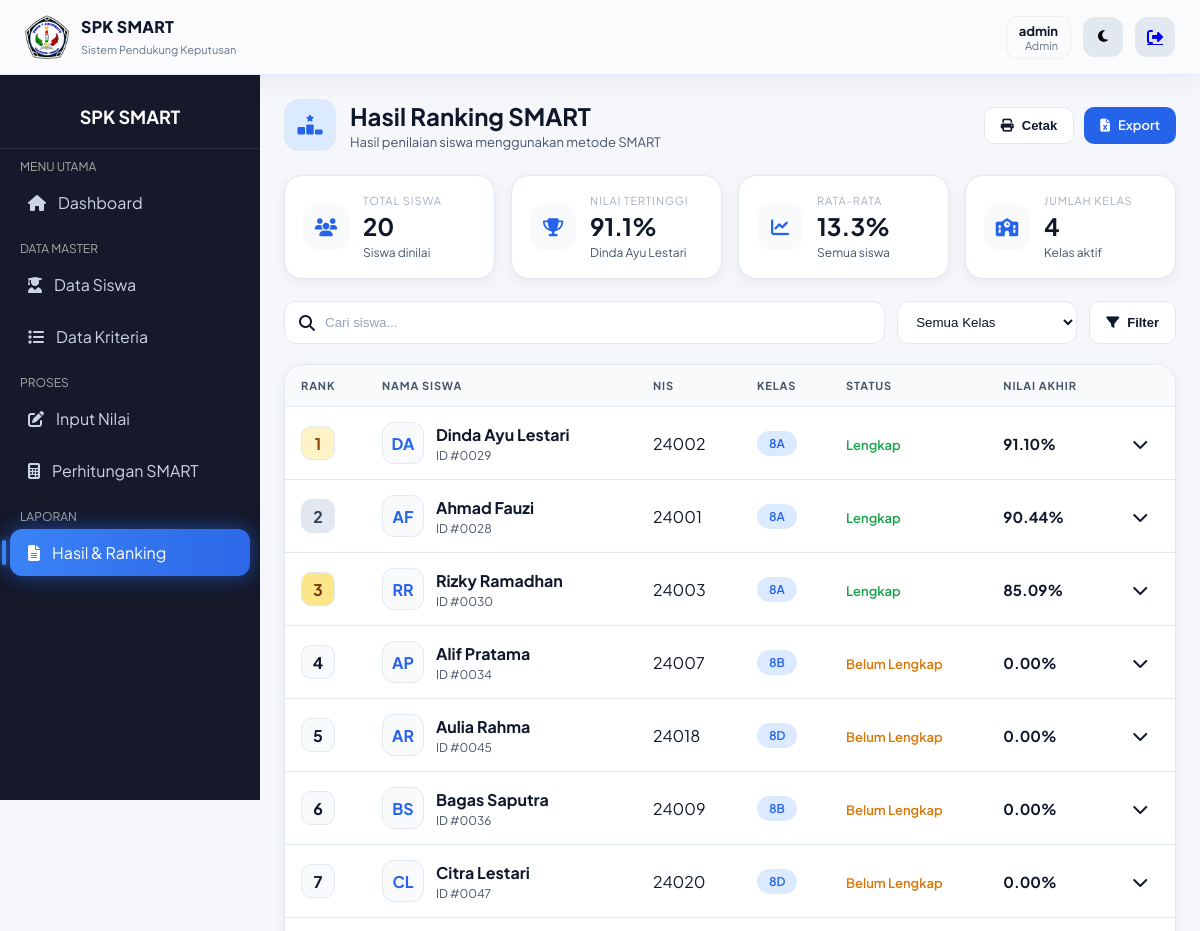
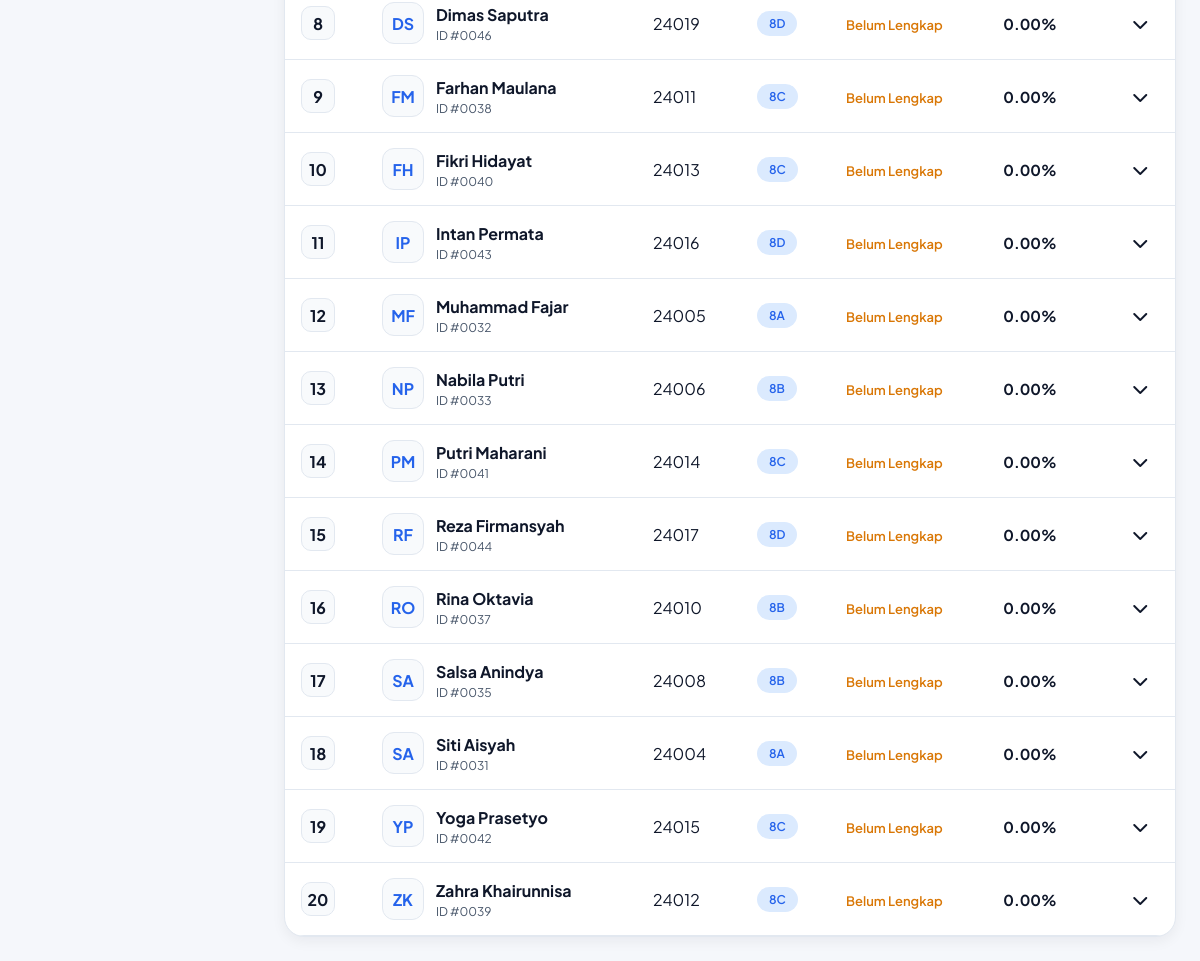
The app's page /hasil.php (signed in) with its own data (2 pictures, top to bottom).
### tables this page shows
CREATE TABLE `siswa` (
  `id_siswa` int(11) NOT NULL,
  `nis` varchar(20) DEFAULT NULL,
  `nama_siswa` varchar(100) NOT NULL,
  `kelas` varchar(10) NOT NULL
);

### hasil.php (the view, shortened to what this page needs)
<?php
require_once 'config/database.php';
$filter_kelas = $_GET['kelas'] ?? '';
$search       = trim($_GET['q'] ?? '');
$sort_asc     = isset($_GET['sort']) && $_GET['sort'] === 'asc';
$whereKelas = $filter_kelas
    ? "WHERE s.kelas = " . $pdo->quote($filter_kelas)
    : "";
$siswaRows = $pdo->query("
    SELECT s.id_siswa, s.nis, s.nama_siswa, s.kelas
    FROM siswa s
    $whereKelas
    ORDER BY s.nama_siswa ASC
")->fetchAll(PDO::FETCH_ASSOC);
$kriteria = $pdo->query("
    SELECT *
    FROM kriteria
    ORDER BY bobot DESC
")->fetchAll(PDO::FETCH_ASSOC);
$bobot    = [];
foreach ($kriteria as $k) {
    $bobot[$k['kode']]    = (float)$k['bobot'];
}
$maxVal = [];
foreach ($kriteria as $k) {
    $st = $pdo->prepare("SELECT MAX(nilai) FROM nilai WHERE kode_kriteria=?");
    $st->execute([$k['kode']]);
    $maxVal[$k['kode']] = (float)($st->fetchColumn() ?: 1);
}
$hasil = [];
foreach ($siswaRows as $s) {
    $st = $pdo->prepare("SELECT * FROM nilai WHERE id_siswa=?");
    $st->execute([$s['id_siswa']]);
    $nilais = $st->fetchAll(PDO::FETCH_ASSOC);
    $total  = 0;
    $detail = [];
    foreach ($nilais as $n) {
        $kode   = $n['kode_kriteria'];
        $nilai  = (float)$n['nilai'];
        $normal = $nilai / $maxVal[$kode];
        $hasilKriteria = $normal * ($bobot[$kode] ?? 0);
        $detail[$kode] = [
            'nilai'  => $nilai,
            'normal' => $normal,
            'hasil'  => $hasilKriteria
        ];
        $total += $hasilKriteria;
    }
    $hasil[] = [
        'id'      => $s['id_siswa'],
        'nis'     => $s['nis'],
        'nama'    => $s['nama_siswa'],
        'kelas'   => $s['kelas'],
        'total'   => $total,
        'detail'  => $detail,
        'lengkap' => count($detail) === count($kriteria)
    ];
}
usort($hasil, fn($a,$b) => $sort_asc
    ? $a['total'] <=> $b['total']
    : $b['total'] <=> $a['total']
);
$scores   = array_column($hasil, 'total');
$maxScore = $scores ? max($scores)                        : 0;
$avgScore = $scores ? array_sum($scores) / count($scores) : 0;
function inisial($nama)
{
    $w = explode(' ', trim($nama));
    return strtoupper(
        substr($w[0], 0, 1) .
        (isset($w[1]) ? substr($w[1], 0, 1) : '')
    );
}
?>
<!DOCTYPE html>
<html lang="id">
<head>
<link rel="stylesheet" href="assets/style.css">
<link rel="stylesheet" href="https://cdnjs.cloudflare.com/ajax/libs/font-awesome/6.4.0/css/all.min.css">
</head>
<body>
<?php include 'layout/header.php'; ?>
<?php include 'layout/sidebar.php'; ?>
<main class="main-content">
    <div class="page-header">
        <div class="ph-left">
            <div class="ph-icon"><i class="fas fa-ranking-star"></i></div>
            <div>
                <div class="ph-title">Hasil Ranking SMART</div>
                <div class="ph-sub">Hasil penilaian siswa menggunakan metode SMART</div>
            </div>
        </div>
        <div class="btn-group">
            <button onclick="window.print()" class="btn">
                <i class="fas fa-print"></i>
                Cetak
            </button>
            <a href="#" class="btn btn-primary">
                <i class="fas fa-file-excel"></i>
                Export
            </a>
        </div>
    </div>
    <div class="stats-row">
        <div class="stat">
            <div class="si"><i class="fas fa-users"></i></div>
            <div>
                <div class="stat-label">Total Siswa</div>
                <div class="stat-val"><?= count($hasil) ?></div>
                <div class="stat-desc">Siswa dinilai</div>
            </div>
        </div>
        <div class="stat">
            <div class="si"><i class="fas fa-trophy"></i></div>
            <div>
                <div class="stat-label">Nilai Tertinggi</div>
                <div class="stat-val"><?= number_format($maxScore*100,1) ?>%</div>
                <div class="stat-desc"><?= htmlspecialchars($hasil[0]['nama'] ?? '-') ?></div>
            </div>
        </div>
        <div class="stat">
            <div class="si"><i class="fas fa-chart-line"></i></div>
            <div>
                <div class="stat-label">Rata-rata</div>
                <div class="stat-val"><?= number_format($avgScore*100,1) ?>%</div>
                <div class="stat-desc">Semua siswa</div>
            </div>
        </div>
        <div class="stat">
            <div class="si"><i class="fas fa-school"></i></div>
            <div>
                <div class="stat-label">Jumlah Kelas</div>
                <div class="stat-val"><?= count(array_unique(array_column($hasil,'kelas'))) ?></div>
                <div class="stat-desc">Kelas aktif</div>
            </div>
        </div>
    </div>
    <form method="GET" class="toolbar">
        <div class="search-box">
            <i class="fas fa-search"></i>
            <input type="text" name="q" placeholder="Cari siswa..."
                   value="<?= htmlspecialchars($search) ?>">
        </div>
        <select name="kelas" class="sel">
            <option value="">Semua Kelas</option>
        </select>
        <button class="btn"><i class="fas fa-filter"></i> Filter</button>
    </form>
    <div class="table-card">
        <div class="tbl-scroll">
            <table>
                <thead>
                    <tr>
                        <th>Rank</th>
                        <th>Nama Siswa</th>
                        <th>NIS</th>
                        <th>Kelas</th>
                        <th>Status</th>
                        <th>Nilai Akhir</th>
                        <th></th>
                    </tr>
                </thead>
                <tbody>
                <?php foreach ($hasil as $i => $h):
                    $rank  = $i + 1;
                    $rbCls = $rank==1 ? 'rb1' : ($rank==2 ? 'rb2' : ($rank==3 ? 'rb3' : 'rbx'));
                ?>
                <tr onclick="toggleDetail(<?= $i ?>)" style="cursor:pointer;">
                    <td>
                        <div class="rank-badge <?= $rbCls ?>"><?= $rank ?></div>
                    </td>
                    <td>
                        <div class="name-cell">
                            <div class="avatar"><?= inisial($h['nama']) ?></div>
                            <div>
                                <div class="name-main"><?= htmlspecialchars($h['nama']) ?></div>
                                <div class="name-id">ID #<?= str_pad($h['id'],4,'0',STR_PAD_LEFT) ?></div>
                            </div>
                        </div>
                    </td>
                    <td><?= htmlspecialchars($h['nis']) ?></td>
                    <td><span class="kelas-pill"><?= htmlspecialchars($h['kelas']) ?></span></td>
                    <td>
                        <?php if ($h['lengkap']): ?>
                            <span class="status-ok">Lengkap</span>
                        <?php else: ?>
                            <span class="status-no">Belum Lengkap</span>
                        <?php endif; ?>
                    </td>
                    <td><div class="score"><?= number_format($h['total']*100,2) ?>%</div></td>
                    <td><i class="fas fa-chevron-down"></i></td>
                </tr>
                <?php endforeach; ?>
                </tbody>
            </table>
        </div>
    </div>
</main>
</body>
</html>

### header.php
<header class="header">
    <div class="header-left">
        <div class="logo-box">
            <img src="assets/images/logosmpn.png" class="logo-img" alt="logo">
            <div>
                <h1 class="logo-title">SPK SMART</h1>
                <small class="logo-sub">Sistem Pendukung Keputusan</small>
            </div>
        </div>
    </div>
    <div class="user-info">
        <div class="user-profile">
            <div class="username">
                <?= htmlspecialchars($_SESSION['username']); ?>
            </div>
            <div class="role">
                <?= ucfirst($_SESSION['role']); ?>
            </div>
        </div>
        <button id="theme-toggle" class="icon-btn" title="Dark Mode">
            <i class="fas fa-moon"></i>
        </button>
        <a href="logout.php" class="icon-btn danger" title="Logout">
            <i class="fas fa-right-from-bracket"></i>
        </a>
    </div>
</header>

### sidebar.php (shortened to what this page needs)
<?php
$current = basename($_SERVER['PHP_SELF']);
$role = $_SESSION['role'];
?>
<div class="sidebar">
    <div style="padding: 20px; text-align:center; color:white; border-bottom:1px solid rgba(255,255,255,0.1);">
        <h2 style="font-size:18px;">SPK SMART</h2>
    </div>
    <ul>
        <li style="margin-top:10px; padding-left:20px; color:#aaa; font-size:12px;">
            MENU UTAMA
        </li>
        <li>
            <a href="dashboard.php" class="<?= $current=='dashboard.php' ? 'active' : '' ?>">
                <i class="fas fa-home"></i> Dashboard
            </a>
        </li>
        <?php if ($role == 'admin' || $role == 'guru'): ?>
        <li style="margin-top:15px; padding-left:20px; color:#aaa; font-size:12px;">
            DATA MASTER
        </li>
        <?php if ($role == 'admin'): ?>
        <li>
            <a href="siswa.php" class="<?= $current=='siswa.php' ? 'active' : '' ?>">
                <i class="fas fa-user-graduate"></i> Data Siswa
            </a>
        </li>
        <?php endif; ?>
        <li>
            <a href="kriteria.php" class="<?= $current=='kriteria.php' ? 'active' : '' ?>">
                <i class="fas fa-list"></i> Data Kriteria
            </a>
        </li>
        <li style="margin-top:15px; padding-left:20px; color:#aaa; font-size:12px;">
            PROSES
        </li>
        <li>
            <a href="penilaian.php" class="<?= $current=='penilaian.php' ? 'active' : '' ?>">
                <i class="fas fa-edit"></i> Input Nilai
            </a>
        </li>
        <li>
            <a href="perhitungan.php" class="<?= $current=='perhitungan.php' ? 'active' : '' ?>">
                <i class="fas fa-calculator"></i> Perhitungan SMART
            </a>
        </li>
        <?php endif; ?>
        <li style="margin-top:15px; padding-left:20px; color:#aaa; font-size:12px;">
            LAPORAN
        </li>
        <li>
            <a href="hasil.php" class="<?= $current=='hasil.php' ? 'active' : '' ?>">
                <i class="fas fa-file-alt"></i> Hasil & Ranking
            </a>
        </li>
    </ul>
</div>

### style.css (style rules this page uses)
* { margin:0; padding:0; box-sizing:border-box; }
body { font-family:'Inter',sans-serif; background:#f1f5f9; color:#0f172a; transition:0.3s ease; }
html { scroll-behavior:smooth; }
.header { height:75px; padding:0 25px; display:flex; justify-content:space-between; align-items:center; position:fixed; top:0; left:0; right:0; background:rgba(255,255,255,0.55); backdrop-filter:blur(16px); border-bottom:1px solid rgba(37,99,235,0.12); box-shadow:0 6px 25px rgba(0,0,0,0.05); z-index:1000; }
.logo-box { display:flex; align-items:center; gap:12px; }
.logo-img { width:44px; height:44px; border-radius:12px; }
.logo-title { font-size:16px; font-weight:800; letter-spacing:0.3px; }
.logo-sub { font-size:11px; color:#64748b; }
.user-info { display:flex; align-items:center; gap:12px; }
.user-profile { text-align:right; padding:6px 12px; border-radius:12px; background:rgba(248,250,252,0.8); border:1px solid rgba(0,0,0,0.05); backdrop-filter:blur(10px); }
.username { font-weight:700; font-size:13px; }
.role { font-size:11px; color:#64748b; }
.icon-btn { width:40px; height:40px; display:flex; align-items:center; justify-content:center; border-radius:12px; border:none; cursor:pointer; background:#e2e8f0; transition:0.25s cubic-bezier(.4,0,.2,1); position:relative; overflow:hidden; }
.sidebar { width:260px; position:fixed; top:75px; left:0; height:calc(100vh - 75px); background:rgba(2,6,23,0.92); backdrop-filter:blur(18px); padding:10px 0; overflow-y:auto; }
.sidebar li { list-style:none; }
.sidebar li a { display:flex; align-items:center; gap:12px; padding:13px 18px; margin:5px 10px; border-radius:12px; color:#cbd5e1; text-decoration:none; transition:0.25s ease; position:relative; }
.sidebar li a.active { background:linear-gradient(270deg,#2563eb,#1d4ed8,#3b82f6); background-size:400% 400%; animation:gradientMove 6s ease infinite; color:#fff; box-shadow: 0 0 18px rgba(37,99,235,0.5), 0 0 35px rgba(37,99,235,0.15); }
.sidebar li a.active::before { content:''; position:absolute; left:-8px; top:50%; transform:translateY(-50%); width:4px; height:55%; background:#3b82f6; border-radius:10px; box-shadow:0 0 10px #3b82f6; }
.main-content { margin-left:260px; margin-top:75px; padding:25px; }
.stat-label { opacity:0.85; }
table { width:100%; border-collapse:collapse; border-radius:12px; overflow:hidden; }
th,td { padding:12px; border-bottom:1px solid #e2e8f0; }
th { text-align:left; color:#64748b; }

### records on screen
siswa: nama_siswa "Dinda Ayu Lestari", rank "1", nama_siswa "DA", id_siswa "0029", nis "24002", kelas "8A", shows "Lengkap", total "91.10"
siswa: rank "2", nama_siswa "AF", nama_siswa "Ahmad Fauzi", id_siswa "0028", nis "24001", kelas "8A", shows "Lengkap", total "90.44"
siswa: rank "3", nama_siswa "RR", nama_siswa "Rizky Ramadhan", id_siswa "0030", nis "24003", kelas "8A", shows "Lengkap", total "85.09"
siswa: rank "4", nama_siswa "AP", nama_siswa "Alif Pratama", id_siswa "0034", nis "24007", kelas "8B", shows "Belum Lengkap", total "0.00"
siswa: rank "5", nama_siswa "AR", nama_siswa "Aulia Rahma", id_siswa "0045", nis "24018", kelas "8D", shows "Belum Lengkap", total "0.00"
siswa: rank "6", nama_siswa "BS", nama_siswa "Bagas Saputra", id_siswa "0036", nis "24009", kelas "8B", shows "Belum Lengkap", total "0.00"
siswa: rank "7", nama_siswa "CL", nama_siswa "Citra Lestari", id_siswa "0047", nis "24020", kelas "8D", shows "Belum Lengkap", total "0.00"
siswa: rank "8", nama_siswa "DS", nama_siswa "Dimas Saputra", id_siswa "0046", nis "24019", kelas "8D", shows "Belum Lengkap", total "0.00"
siswa: rank "9", nama_siswa "FM", nama_siswa "Farhan Maulana", id_siswa "0038", nis "24011", kelas "8C", shows "Belum Lengkap", total "0.00"
siswa: rank "10", nama_siswa "FH", nama_siswa "Fikri Hidayat", id_siswa "0040", nis "24013", kelas "8C", shows "Belum Lengkap", total "0.00"
siswa: rank "11", nama_siswa "IP", nama_siswa "Intan Permata", id_siswa "0043", nis "24016", kelas "8D", shows "Belum Lengkap", total "0.00"
siswa: rank "12", nama_siswa "MF", nama_siswa "Muhammad Fajar", id_siswa "0032", nis "24005", kelas "8A", shows "Belum Lengkap", total "0.00"
siswa: rank "13", nama_siswa "NP", nama_siswa "Nabila Putri", id_siswa "0033", nis "24006", kelas "8B", shows "Belum Lengkap", total "0.00"
siswa: rank "14", nama_siswa "PM", nama_siswa "Putri Maharani", id_siswa "0041", nis "24014", kelas "8C", shows "Belum Lengkap", total "0.00"
siswa: rank "15", nama_siswa "RF", nama_siswa "Reza Firmansyah", id_siswa "0044", nis "24017", kelas "8D", shows "Belum Lengkap", total "0.00"
siswa: rank "16", nama_siswa "RO", nama_siswa "Rina Oktavia", id_siswa "0037", nis "24010", kelas "8B", shows "Belum Lengkap", total "0.00"
siswa: rank "17", nama_siswa "SA", nama_siswa "Salsa Anindya", id_siswa "0035", nis "24008", kelas "8B", shows "Belum Lengkap", total "0.00"
siswa: rank "18", nama_siswa "SA", nama_siswa "Siti Aisyah", id_siswa "0031", nis "24004", kelas "8A", shows "Belum Lengkap", total "0.00"
siswa: rank "19", nama_siswa "YP", nama_siswa "Yoga Prasetyo", id_siswa "0042", nis "24015", kelas "8C", shows "Belum Lengkap", total "0.00"
siswa: rank "20", nama_siswa "ZK", nama_siswa "Zahra Khairunnisa", id_siswa "0039", nis "24012", kelas "8C", shows "Belum Lengkap", total "0.00"

### other values on screen
$_SESSION['username'] "admin"
$_SESSION['role'] "Admin"
count($hasil) "20"
$maxScore*100 "91.1"
$avgScore*100 "13.3"
count(array_unique(array_column($hasil,'kelas'))) "4"
